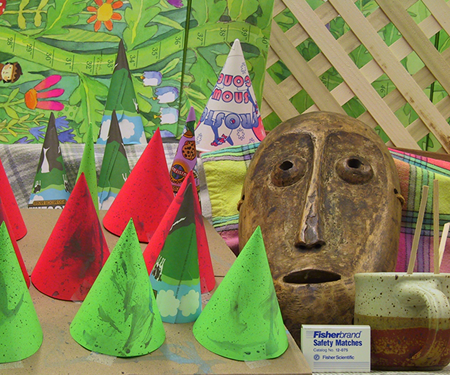
#> input picture data/cones_l.png, 450 x 375 px
$ python test3.py
#> lines starting #> are read from the running program, lines starting #| are printed output that depends on the picture
import cv2
import numpy as np

# Load images in grayscale
img_l = cv2.imread('data/cones_l.png', cv2.IMREAD_GRAYSCALE)
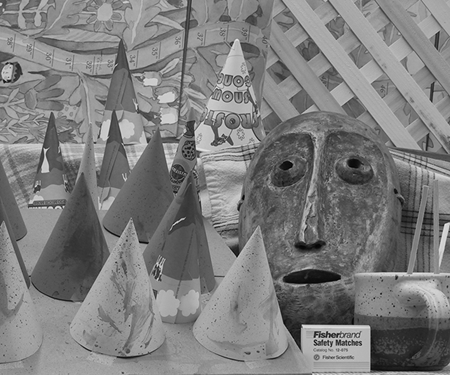
#> img_l: shape (375, 450); min 0, max 235, mean 125
img_r = cv2.imread('data/cones_r.png', cv2.IMREAD_GRAYSCALE)
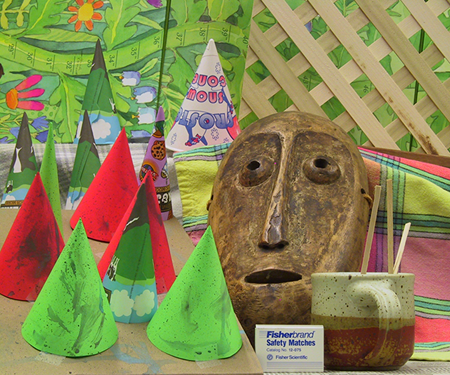
#> input picture data/cones_r.png, 450 x 375 px
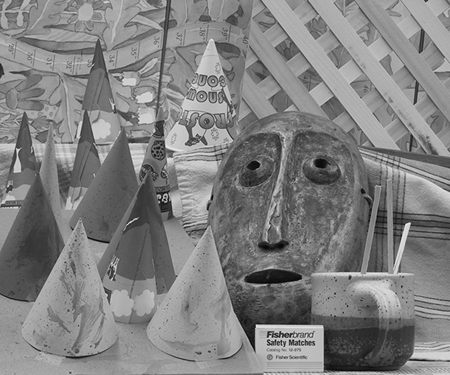
#> img_r: shape (375, 450); min 0, max 243, mean 128.4

stereo = cv2.StereoSGBM_create(minDisparity=0,
                                numDisparities=64,  # Disparity range
                                blockSize=5,        # Block size
                                P1=8 * 3 * 5 ** 2,  # Penalty for disparity change in small window
                                P2=32 * 3 * 5 ** 2, # Penalty for disparity change in large window
                                disp12MaxDiff=1,
                                preFilterCap=63,
                                uniquenessRatio=10,
                                speckleWindowSize=100,
                                speckleRange=32)

disparity = stereo.compute(img_l, img_r).astype(np.float32) / 16.0
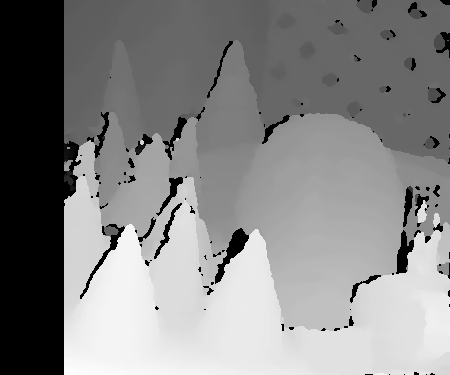
#> disparity: shape (375, 450) float32; min -1, max 53.31, mean 27.5; drawn with min black and max white
cv2.imwrite("disparity_map.png", disparity)
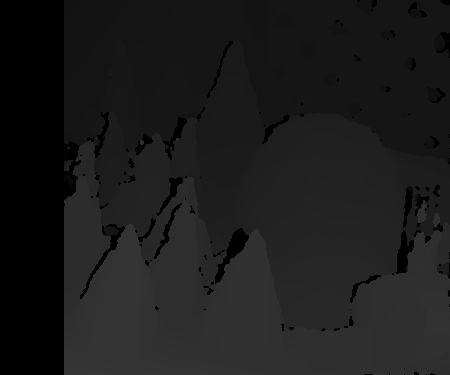
#> saved as disparity_map.png: shape (375, 450); min 0, max 53, mean 27.6
